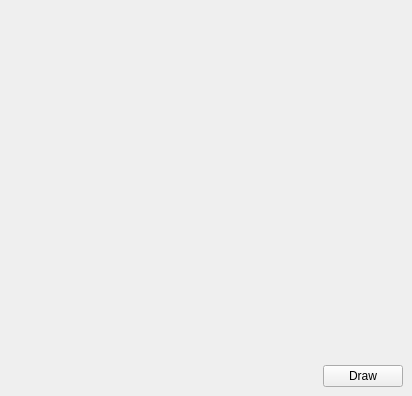
<?xml version="1.0" encoding="UTF-8"?>
<ui version="4.0">
 <class>MainWindow</class>
 <widget class="QMainWindow" name="MainWindow">
  <property name="geometry">
   <rect>
    <x>0</x>
    <y>0</y>
    <width>412</width>
    <height>396</height>
   </rect>
  </property>
  <property name="windowTitle">
   <string>MainWindow</string>
  </property>
  <widget class="QWidget" name="centralwidget">
   <layout class="QVBoxLayout" name="verticalLayout">
    <item>
     <widget class="axisWidget" name="widget" native="true">
      <property name="sizePolicy">
       <sizepolicy hsizetype="Preferred" vsizetype="Expanding">
        <horstretch>0</horstretch>
        <verstretch>0</verstretch>
       </sizepolicy>
      </property>
      <property name="styleSheet">
       <string notr="true"/>
      </property>
     </widget>
    </item>
    <item>
     <layout class="QHBoxLayout" name="horizontalLayout">
      <item>
       <spacer name="horizontalSpacer">
        <property name="orientation">
         <enum>Qt::Horizontal</enum>
        </property>
        <property name="sizeHint" stdset="0">
         <size>
          <width>40</width>
          <height>20</height>
         </size>
        </property>
       </spacer>
      </item>
      <item>
       <widget class="QPushButton" name="btnDraw">
        <property name="text">
         <string>Draw</string>
        </property>
       </widget>
      </item>
     </layout>
    </item>
   </layout>
  </widget>
 </widget>
 <customwidgets>
  <customwidget>
   <class>axisWidget</class>
   <extends>QWidget</extends>
   <header>axiswidget.h</header>
   <container>1</container>
  </customwidget>
 </customwidgets>
 <resources/>
 <connections/>
</ui>
